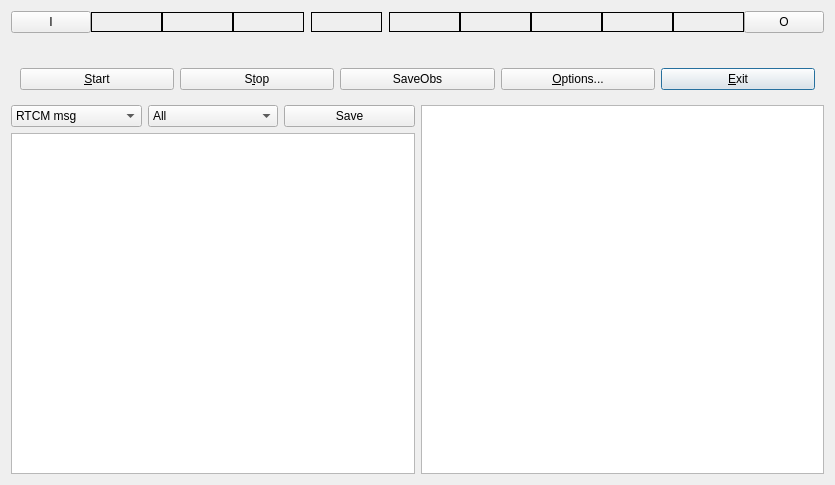
<?xml version="1.0" encoding="UTF-8"?>
<ui version="4.0">
 <class>MainForm</class>
 <widget class="QWidget" name="MainForm">
  <property name="geometry">
   <rect>
    <x>0</x>
    <y>0</y>
    <width>835</width>
    <height>485</height>
   </rect>
  </property>
  <property name="windowTitle">
   <string>RTKNAVI</string>
  </property>
  <property name="toolTip">
   <string/>
  </property>
  <layout class="QGridLayout" name="gridLayout">
   <item row="0" column="0" colspan="2">
    <widget class="QWidget" name="Panel1" native="true">
     <property name="enabled">
      <bool>true</bool>
     </property>
     <property name="sizePolicy">
      <sizepolicy hsizetype="Preferred" vsizetype="Fixed">
       <horstretch>0</horstretch>
       <verstretch>0</verstretch>
      </sizepolicy>
     </property>
     <property name="toolTip">
      <string/>
     </property>
     <property name="text" stdset="0">
      <string/>
     </property>
     <layout class="QHBoxLayout" name="horizontalLayout_8">
      <property name="spacing">
       <number>0</number>
      </property>
      <property name="leftMargin">
       <number>0</number>
      </property>
      <property name="topMargin">
       <number>0</number>
      </property>
      <property name="rightMargin">
       <number>0</number>
      </property>
      <property name="bottomMargin">
       <number>0</number>
      </property>
      <item>
       <widget class="QWidget" name="Panel12" native="true">
        <property name="enabled">
         <bool>true</bool>
        </property>
        <property name="sizePolicy">
         <sizepolicy hsizetype="Minimum" vsizetype="Preferred">
          <horstretch>0</horstretch>
          <verstretch>0</verstretch>
         </sizepolicy>
        </property>
        <property name="toolTip">
         <string/>
        </property>
        <property name="layoutDirection">
         <enum>Qt::LeftToRight</enum>
        </property>
        <property name="text" stdset="0">
         <string/>
        </property>
        <layout class="QHBoxLayout" name="horizontalLayout_7">
         <property name="spacing">
          <number>0</number>
         </property>
         <property name="leftMargin">
          <number>0</number>
         </property>
         <property name="topMargin">
          <number>0</number>
         </property>
         <property name="rightMargin">
          <number>0</number>
         </property>
         <property name="bottomMargin">
          <number>0</number>
         </property>
         <item>
          <widget class="QPushButton" name="BtnInputStr">
           <property name="enabled">
            <bool>true</bool>
           </property>
           <property name="sizePolicy">
            <sizepolicy hsizetype="Fixed" vsizetype="Fixed">
             <horstretch>0</horstretch>
             <verstretch>0</verstretch>
            </sizepolicy>
           </property>
           <property name="maximumSize">
            <size>
             <width>16777215</width>
             <height>16777215</height>
            </size>
           </property>
           <property name="toolTip">
            <string>Input Streams</string>
           </property>
           <property name="text">
            <string>I</string>
           </property>
          </widget>
         </item>
         <item>
          <widget class="QLabel" name="Str1">
           <property name="enabled">
            <bool>true</bool>
           </property>
           <property name="maximumSize">
            <size>
             <width>16777215</width>
             <height>20</height>
            </size>
           </property>
           <property name="toolTip">
            <string/>
           </property>
           <property name="frameShape">
            <enum>QFrame::Box</enum>
           </property>
          </widget>
         </item>
         <item>
          <widget class="QLabel" name="Str2">
           <property name="enabled">
            <bool>true</bool>
           </property>
           <property name="maximumSize">
            <size>
             <width>16777215</width>
             <height>20</height>
            </size>
           </property>
           <property name="toolTip">
            <string/>
           </property>
           <property name="frameShape">
            <enum>QFrame::Box</enum>
           </property>
          </widget>
         </item>
         <item>
          <widget class="QLabel" name="Str3">
           <property name="enabled">
            <bool>true</bool>
           </property>
           <property name="maximumSize">
            <size>
             <width>16777215</width>
             <height>20</height>
            </size>
           </property>
           <property name="toolTip">
            <string/>
           </property>
           <property name="frameShape">
            <enum>QFrame::Box</enum>
           </property>
          </widget>
         </item>
         <item>
          <widget class="QLabel" name="Image1">
           <property name="enabled">
            <bool>true</bool>
           </property>
           <property name="sizePolicy">
            <sizepolicy hsizetype="Fixed" vsizetype="Ignored">
             <horstretch>0</horstretch>
             <verstretch>0</verstretch>
            </sizepolicy>
           </property>
           <property name="maximumSize">
            <size>
             <width>16777215</width>
             <height>20</height>
            </size>
           </property>
           <property name="toolTip">
            <string/>
           </property>
           <property name="pixmap">
            <pixmap resource="rtknavi_qt.qrc">:/buttons/rarrow.bmp</pixmap>
           </property>
          </widget>
         </item>
         <item>
          <widget class="QLabel" name="Svr">
           <property name="enabled">
            <bool>true</bool>
           </property>
           <property name="maximumSize">
            <size>
             <width>16777215</width>
             <height>20</height>
            </size>
           </property>
           <property name="toolTip">
            <string/>
           </property>
           <property name="frameShape">
            <enum>QFrame::Box</enum>
           </property>
          </widget>
         </item>
         <item>
          <widget class="QLabel" name="Image2">
           <property name="enabled">
            <bool>true</bool>
           </property>
           <property name="sizePolicy">
            <sizepolicy hsizetype="Fixed" vsizetype="Ignored">
             <horstretch>0</horstretch>
             <verstretch>0</verstretch>
            </sizepolicy>
           </property>
           <property name="maximumSize">
            <size>
             <width>16777215</width>
             <height>20</height>
            </size>
           </property>
           <property name="toolTip">
            <string/>
           </property>
           <property name="pixmap">
            <pixmap resource="rtknavi_qt.qrc">:/buttons/rarrow.bmp</pixmap>
           </property>
          </widget>
         </item>
         <item>
          <widget class="QLabel" name="Str4">
           <property name="enabled">
            <bool>true</bool>
           </property>
           <property name="maximumSize">
            <size>
             <width>16777215</width>
             <height>20</height>
            </size>
           </property>
           <property name="toolTip">
            <string/>
           </property>
           <property name="frameShape">
            <enum>QFrame::Box</enum>
           </property>
          </widget>
         </item>
         <item>
          <widget class="QLabel" name="Str5">
           <property name="enabled">
            <bool>true</bool>
           </property>
           <property name="maximumSize">
            <size>
             <width>16777215</width>
             <height>20</height>
            </size>
           </property>
           <property name="toolTip">
            <string/>
           </property>
           <property name="frameShape">
            <enum>QFrame::Box</enum>
           </property>
          </widget>
         </item>
         <item>
          <widget class="QLabel" name="Str6">
           <property name="enabled">
            <bool>true</bool>
           </property>
           <property name="maximumSize">
            <size>
             <width>16777215</width>
             <height>20</height>
            </size>
           </property>
           <property name="toolTip">
            <string/>
           </property>
           <property name="frameShape">
            <enum>QFrame::Box</enum>
           </property>
          </widget>
         </item>
         <item>
          <widget class="QLabel" name="Str7">
           <property name="enabled">
            <bool>true</bool>
           </property>
           <property name="maximumSize">
            <size>
             <width>16777215</width>
             <height>20</height>
            </size>
           </property>
           <property name="toolTip">
            <string/>
           </property>
           <property name="frameShape">
            <enum>QFrame::Box</enum>
           </property>
          </widget>
         </item>
         <item>
          <widget class="QLabel" name="Str8">
           <property name="enabled">
            <bool>true</bool>
           </property>
           <property name="maximumSize">
            <size>
             <width>16777215</width>
             <height>20</height>
            </size>
           </property>
           <property name="toolTip">
            <string/>
           </property>
           <property name="frameShape">
            <enum>QFrame::Box</enum>
           </property>
          </widget>
         </item>
         <item>
          <widget class="QPushButton" name="pushButton">
           <property name="text">
            <string>O</string>
           </property>
          </widget>
         </item>
        </layout>
       </widget>
      </item>
     </layout>
    </widget>
   </item>
   <item row="1" column="0">
    <widget class="QWidget" name="Panel3" native="true">
     <property name="enabled">
      <bool>true</bool>
     </property>
     <property name="sizePolicy">
      <sizepolicy hsizetype="Preferred" vsizetype="Fixed">
       <horstretch>0</horstretch>
       <verstretch>0</verstretch>
      </sizepolicy>
     </property>
     <property name="toolTip">
      <string/>
     </property>
     <property name="text" stdset="0">
      <string/>
     </property>
     <layout class="QHBoxLayout" name="horizontalLayout_4">
      <property name="spacing">
       <number>0</number>
      </property>
      <property name="leftMargin">
       <number>0</number>
      </property>
      <property name="topMargin">
       <number>0</number>
      </property>
      <property name="rightMargin">
       <number>0</number>
      </property>
      <property name="bottomMargin">
       <number>0</number>
      </property>
      <item>
       <widget class="QLabel" name="Message">
        <property name="enabled">
         <bool>true</bool>
        </property>
        <property name="sizePolicy">
         <sizepolicy hsizetype="Expanding" vsizetype="Minimum">
          <horstretch>0</horstretch>
          <verstretch>0</verstretch>
         </sizepolicy>
        </property>
        <property name="toolTip">
         <string/>
        </property>
        <property name="text">
         <string/>
        </property>
       </widget>
      </item>
      <item>
       <widget class="QWidget" name="Panel33" native="true">
        <property name="enabled">
         <bool>true</bool>
        </property>
        <property name="toolTip">
         <string/>
        </property>
        <property name="text" stdset="0">
         <string/>
        </property>
        <layout class="QHBoxLayout" name="horizontalLayout_3">
         <property name="spacing">
          <number>0</number>
         </property>
         <property name="leftMargin">
          <number>0</number>
         </property>
         <property name="topMargin">
          <number>0</number>
         </property>
         <property name="rightMargin">
          <number>0</number>
         </property>
         <property name="bottomMargin">
          <number>0</number>
         </property>
        </layout>
       </widget>
      </item>
     </layout>
    </widget>
   </item>
   <item row="2" column="0" colspan="2">
    <widget class="QWidget" name="Panel4" native="true">
     <property name="enabled">
      <bool>true</bool>
     </property>
     <property name="sizePolicy">
      <sizepolicy hsizetype="Preferred" vsizetype="Fixed">
       <horstretch>0</horstretch>
       <verstretch>0</verstretch>
      </sizepolicy>
     </property>
     <property name="toolTip">
      <string/>
     </property>
     <property name="text" stdset="0">
      <string/>
     </property>
     <layout class="QHBoxLayout" name="horizontalLayout">
      <item>
       <widget class="QPushButton" name="BtnStart">
        <property name="enabled">
         <bool>true</bool>
        </property>
        <property name="toolTip">
         <string/>
        </property>
        <property name="text">
         <string>&amp;Start</string>
        </property>
        <property name="icon">
         <iconset resource="rtknavi_qt.qrc">
          <normaloff>:/buttons/start.bmp</normaloff>:/buttons/start.bmp</iconset>
        </property>
       </widget>
      </item>
      <item>
       <widget class="QPushButton" name="BtnStop">
        <property name="toolTip">
         <string/>
        </property>
        <property name="text">
         <string>S&amp;top</string>
        </property>
        <property name="icon">
         <iconset resource="rtknavi_qt.qrc">
          <normaloff>:/buttons/stop2.bmp</normaloff>:/buttons/stop2.bmp</iconset>
        </property>
       </widget>
      </item>
      <item>
       <widget class="QPushButton" name="BtnSave">
        <property name="text">
         <string>SaveObs</string>
        </property>
       </widget>
      </item>
      <item>
       <widget class="QPushButton" name="BtnOpt">
        <property name="enabled">
         <bool>true</bool>
        </property>
        <property name="toolTip">
         <string/>
        </property>
        <property name="text">
         <string>&amp;Options...</string>
        </property>
        <property name="icon">
         <iconset resource="rtknavi_qt.qrc">
          <normaloff>:/buttons/toolbmp</normaloff>:/buttons/toolbmp</iconset>
        </property>
       </widget>
      </item>
      <item>
       <widget class="QPushButton" name="BtnExit">
        <property name="enabled">
         <bool>true</bool>
        </property>
        <property name="toolTip">
         <string/>
        </property>
        <property name="text">
         <string>&amp;Exit</string>
        </property>
        <property name="autoDefault">
         <bool>true</bool>
        </property>
        <property name="default">
         <bool>true</bool>
        </property>
       </widget>
      </item>
     </layout>
    </widget>
   </item>
   <item row="3" column="0">
    <layout class="QHBoxLayout" name="horizontalLayout_2">
     <item>
      <widget class="QComboBox" name="comboBox">
       <property name="toolTipDuration">
        <number>-1</number>
       </property>
       <property name="currentIndex">
        <number>0</number>
       </property>
       <item>
        <property name="text">
         <string>RTCM msg</string>
        </property>
       </item>
       <item>
        <property name="text">
         <string>Nav GPS</string>
        </property>
       </item>
       <item>
        <property name="text">
         <string>Nav GLONASS</string>
        </property>
       </item>
       <item>
        <property name="text">
         <string>Nav Galileo</string>
        </property>
       </item>
       <item>
        <property name="text">
         <string>Nav QZSS</string>
        </property>
       </item>
       <item>
        <property name="text">
         <string>Nav BeiDou</string>
        </property>
       </item>
       <item>
        <property name="text">
         <string>Nav GEO</string>
        </property>
       </item>
      </widget>
     </item>
     <item>
      <widget class="QComboBox" name="comboBox_2">
       <item>
        <property name="text">
         <string>All</string>
        </property>
       </item>
       <item>
        <property name="text">
         <string>Only OK</string>
        </property>
       </item>
      </widget>
     </item>
     <item>
      <widget class="QPushButton" name="pushButton_2">
       <property name="text">
        <string>Save</string>
       </property>
      </widget>
     </item>
    </layout>
   </item>
   <item row="3" column="1" rowspan="2">
    <widget class="QTableWidget" name="tableWidget"/>
   </item>
   <item row="4" column="0">
    <widget class="QTableWidget" name="tableWidget_2"/>
   </item>
  </layout>
 </widget>
 <resources>
  <include location="rtknavi_qt.qrc"/>
 </resources>
 <connections/>
</ui>
